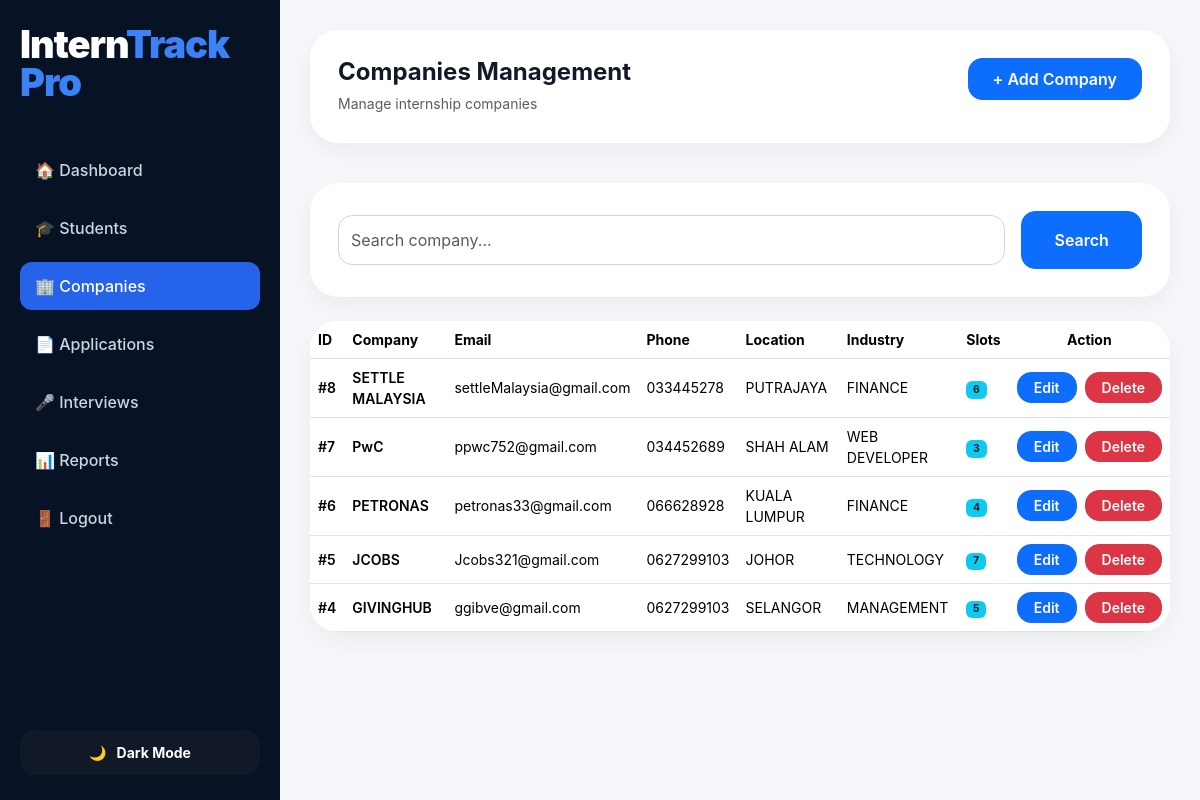
/companies.php (signed in), run on the app's committed database.
### tables this page shows
CREATE TABLE `companies` (
  `id` int(11) NOT NULL,
  `company_name` varchar(100) NOT NULL,
  `email` varchar(100) NOT NULL,
  `phone` varchar(20) NOT NULL,
  `location` varchar(100) NOT NULL,
  `industry` varchar(100) NOT NULL,
  `internship_slots` int(11) NOT NULL,
  `created_at` timestamp NOT NULL DEFAULT current_timestamp()
);

### companies.php (the view, shortened to what this page needs)
<?php
include "config/db.php";
$search = mysqli_real_escape_string($conn, $_GET['search'] ?? "");
if(!empty($search)){
    $result = mysqli_query($conn,"
        SELECT * FROM companies
        WHERE company_name LIKE '%$search%'
        OR email LIKE '%$search%'
        OR location LIKE '%$search%'
        OR industry LIKE '%$search%'
        ORDER BY id DESC
    ");
}else{
    $result = mysqli_query($conn,"
        SELECT * FROM companies
        ORDER BY id DESC
    ");
}
?>
<!DOCTYPE html>
<html lang="en">
<head>
<link href="https://cdn.jsdelivr.net/npm/bootstrap@5.3.3/dist/css/bootstrap.min.css" rel="stylesheet">
<link rel="stylesheet" href="assets/css/sidebar.css">
<link rel="stylesheet" href="assets/css/dashboard.css">
</head>
<body>
<?php include "includes/sidebar.php"; ?>
<div class="main-content">
    <div class="topbar box">
        <div>
            <h4 class="fw-bold mb-1">Companies Management</h4>
            <small class="text-muted">Manage internship companies</small>
        </div>
        <a href="add_company.php" class="btn btn-primary px-4 py-2">
            + Add Company
        </a>
    </div>
    <div class="box mt-4">
        <form method="GET">
            <div class="row g-3 align-items-center">
                <div class="col-md-10">
                    <input
                        type="text"
                        name="search"
                        class="form-control"
                        placeholder="Search company..."
                        value="<?php echo htmlspecialchars($search); ?>"
                    >
                </div>
                <div class="col-md-2">
                    <button class="btn btn-primary w-100 py-3">
                        Search
                    </button>
                </div>
            </div>
        </form>
    </div>
    <div class="box mt-4 p-0 overflow-hidden">
        <div class="table-responsive">
            <table class="table align-middle mb-0 custom-table">
                <thead>
                    <tr>
                        <th>ID</th>
                        <th>Company</th>
                        <th>Email</th>
                        <th>Phone</th>
                        <th>Location</th>
                        <th>Industry</th>
                        <th>Slots</th>
                        <th class="text-center">Action</th>
                    </tr>
                </thead>
                <tbody>
                <?php while($row = mysqli_fetch_assoc($result)){ ?>
                    <tr>
                        <td class="fw-semibold">
                            #<?php echo $row['id']; ?>
                        </td>
                        <td class="fw-semibold">
                            <?php echo $row['company_name']; ?>
                        </td>
                        <td>
                            <?php echo $row['email']; ?>
                        </td>
                        <td>
                            <?php echo $row['phone']; ?>
                        </td>
                        <td>
                            <?php echo $row['location']; ?>
                        </td>
                        <td>
                            <?php echo $row['industry']; ?>
                        </td>
                        <td>
                            <span class="badge bg-info text-dark">
                                <?php echo $row['internship_slots']; ?>
                            </span>
                        </td>
                        <td>
                            <div class="d-flex justify-content-center gap-2">
                                <a href="edit_company.php?id=<?php echo $row['id']; ?>"
                                   class="btn btn-sm btn-primary px-3">
                                    Edit
                                </a>
                                <a href="delete_company.php?id=<?php echo $row['id']; ?>"
                                   class="btn btn-sm btn-danger px-3"
                                   onclick="return confirm('Delete this company?')">
                                    Delete
                                </a>
                            </div>
                        </td>
                    </tr>
                <?php } ?>
                </tbody>
            </table>
        </div>
    </div>
</div>
</body>
</html>

### assets/css/dashboard.css (style rules this page uses)
html, body { max-width: 100%; overflow-x: hidden; }
body { font-family: 'Inter', sans-serif; background: #f4f6fb; margin: 0; color: #111827; transition: all 0.3s ease; }
body, .sidebar, .topbar, .box, .card-box, .card, .card-body, .main-content, .table, .form-control, input, select, textarea { transition: all 0.3s ease; }
.main-content { margin-left: 280px; padding: 30px; background: #f5f7fb; min-height: 100vh; }
.topbar { display: flex; justify-content: space-between; align-items: flex-start; margin-bottom: 40px; }
.box { background: #ffffff; border-radius: 28px; padding: 28px; box-shadow: 0 8px 25px rgba(0, 0, 0, 0.05); }
.table { width: 100%; vertical-align: middle; }
.table th { font-weight: 700; font-size: 14px; }
.table td { font-size: 14px; }
.form-control, input, select, textarea { border-radius: 14px; padding: 12px; border: 1px solid #d1d5db; outline: none; }
.btn { border-radius: 14px; font-weight: 600; }

### data on the page
companies: id "8", company_name "SETTLE MALAYSIA", email "settleMalaysia@gmail.com", phone "033445278", location "PUTRAJAYA", industry "FINANCE", internship_slots "6"
companies: id "7", company_name "PwC", email "ppwc752@gmail.com", phone "034452689", location "SHAH ALAM", industry "WEB DEVELOPER", internship_slots "3"
companies: id "6", company_name "PETRONAS", email "petronas33@gmail.com", phone "066628928", location "KUALA LUMPUR", industry "FINANCE", internship_slots "4"
companies: id "5", company_name "JCOBS", email "Jcobs321@gmail.com", phone "0627299103", location "JOHOR", industry "TECHNOLOGY", internship_slots "7"
companies: id "4", company_name "GIVINGHUB", email "ggibve@gmail.com", phone "0627299103", location "SELANGOR", industry "MANAGEMENT", internship_slots "5"
